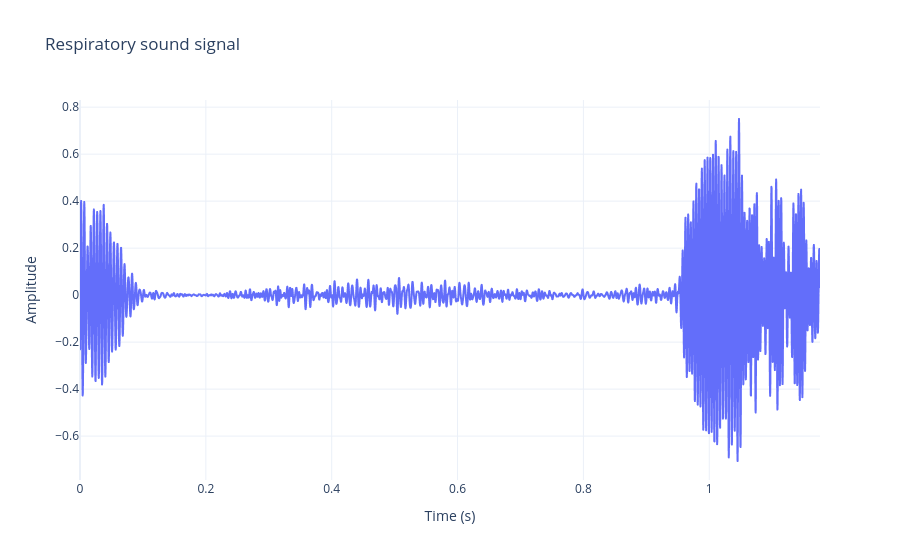

The code cell stored with this chart in its notebook:
### Code cell
fig = px.line(x=t, y=signal, labels={"x": "Time (s)", "y": "Amplitude"}, title=f"Respiratory sound signal")
fig.update_layout(
    hovermode="x unified",
    template="plotly_white"
)
fig.show()

### Figure 1 — Plotly figure (JSON) as saved in the notebook; plotly's stock layout.template omitted (floating-point values rounded to 4 significant figures; data arrays with more than 128 entries replaced by an {"elided": "..."} marker saying what was removed)
{"data": [{"hovertemplate": "Time (s)=%{x}<br>Amplitude=%{y}<extra></extra>", "legendgroup": "", "line": {"color": "#636efa", "dash": "solid"}, "marker": {"symbol": "circle"}, "mode": "lines", "name": "", "showlegend": false, "type": "scattergl", "x": {"elided": "4705 float values"}, "xaxis": "x", "y": {"elided": "4705 float values"}, "yaxis": "y"}], "layout": {"hovermode": "x unified", "legend": {"tracegroupgap": 0}, "title": {"text": "Respiratory sound signal"}, "xaxis": {"anchor": "y", "domain": [0, 1], "title": {"text": "Time (s)"}}, "yaxis": {"anchor": "x", "domain": [0, 1], "title": {"text": "Amplitude"}}}}
